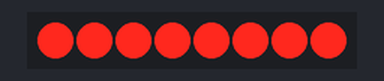
This sketch was run on a simulated Arduino Uno, built with avr-gcc and run on an emulated ATmega328P. Shown: 8 shift-register outputs drawn as a row of LEDs (first output left, lit = HIGH). Wiring (inferred from the names in the program): shift register (74HC595): data pin 4; shift clock pin 6; latch pin 5. Wiring (inferred from the signals the program sends): row of LEDs: on Q0, Q1, Q2, Q3, Q4, Q5, Q6, Q7.

Above: at 0.2 s.
At 1.2 s:
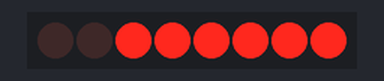
At 1.7 s:
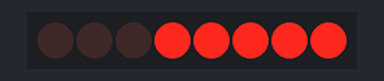
At 2.7 s:
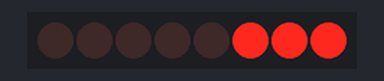
At 3.7 s:
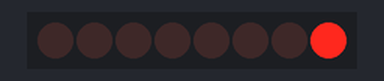
At 5.2 s:
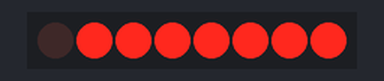
Timing chart, 0 to 5.9 s (numbered marks = the images above):
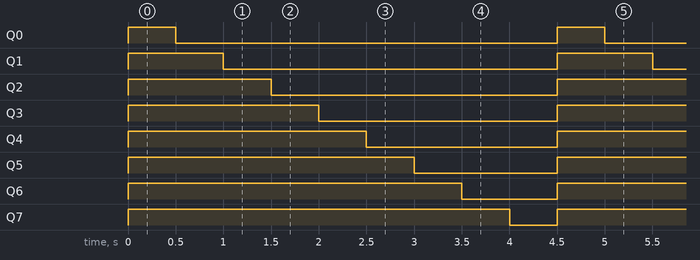

Measured:
- by itself, Q0: alternates HIGH for 0.50 s and LOW for 4.0 s
- by itself, Q1: alternates HIGH for 1.0 s and LOW for 3.5 s
- by itself, Q2: alternates HIGH for 1.5 s and LOW for 3.0 s
- by itself, Q3: alternates HIGH for 2.0 s and LOW for 2.5 s
- by itself, Q4: alternates HIGH for 2.5 s and LOW for 2.0 s
- by itself, Q5: alternates HIGH for 3.0 s and LOW for 1.5 s
- by itself, Q6: alternates HIGH for 3.5 s and LOW for 1.0 s
- by itself, Q7: alternates HIGH for 4.0 s and LOW for 0.50 s

The sketch:

shift_registers.ino
```cpp
/*Sample sketch used to test shift registers. Since our relays rely
on grounding the vcc input, a 0 represents on and a 1 represents off
*/

int latchPin = 5;
int clockPin = 6;
int dataPin = 4;

byte relays = 0;

void setup()
{
  pinMode(latchPin, OUTPUT);
  pinMode(dataPin, OUTPUT);
  pinMode(clockPin, OUTPUT);
}

void loop()
{
  relays = 255;
  updateShiftRegister();
  delay(500);

  //we can even set individual pins.
  for (int i=0; i<8; i++) {
    bitClear(relays, i);
    updateShiftRegister();
    delay(500);
  }
}

//Uses the arduino 'shiftOut' function to set shift register output pins
void updateShiftRegister()
{
   digitalWrite(latchPin, LOW);
   shiftOut(dataPin, clockPin, MSBFIRST, relays);
   digitalWrite(latchPin, HIGH);
}
```
